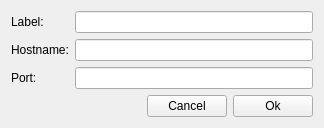
<?xml version="1.0" encoding="UTF-8"?>
<ui version="4.0">
 <class>CreateConnectionWidget</class>
 <widget class="QWidget" name="CreateConnectionWidget">
  <property name="geometry">
   <rect>
    <x>0</x>
    <y>0</y>
    <width>324</width>
    <height>125</height>
   </rect>
  </property>
  <property name="windowTitle">
   <string>Create Connection</string>
  </property>
  <layout class="QVBoxLayout" name="verticalLayout">
   <item>
    <layout class="QGridLayout" name="gridLayout">
     <item row="0" column="0">
      <widget class="QLabel" name="label_3">
       <property name="text">
        <string>Label:</string>
       </property>
      </widget>
     </item>
     <item row="0" column="1">
      <widget class="QLineEdit" name="labelLineEdit"/>
     </item>
     <item row="1" column="0">
      <widget class="QLabel" name="label">
       <property name="text">
        <string>Hostname:</string>
       </property>
      </widget>
     </item>
     <item row="1" column="1">
      <widget class="QLineEdit" name="hostnameLineEdit"/>
     </item>
     <item row="2" column="0">
      <widget class="QLabel" name="label_2">
       <property name="text">
        <string>Port:</string>
       </property>
      </widget>
     </item>
     <item row="2" column="1">
      <widget class="QLineEdit" name="portLineEdit"/>
     </item>
    </layout>
   </item>
   <item>
    <spacer name="verticalSpacer">
     <property name="orientation">
      <enum>Qt::Vertical</enum>
     </property>
     <property name="sizeHint" stdset="0">
      <size>
       <width>20</width>
       <height>67</height>
      </size>
     </property>
    </spacer>
   </item>
   <item>
    <layout class="QHBoxLayout" name="horizontalLayout_2">
     <item>
      <spacer name="horizontalSpacer">
       <property name="orientation">
        <enum>Qt::Horizontal</enum>
       </property>
       <property name="sizeHint" stdset="0">
        <size>
         <width>40</width>
         <height>20</height>
        </size>
       </property>
      </spacer>
     </item>
     <item>
      <layout class="QHBoxLayout" name="horizontalLayout">
       <item>
        <widget class="QPushButton" name="cancelPushButton">
         <property name="text">
          <string>Cancel</string>
         </property>
        </widget>
       </item>
       <item>
        <widget class="QPushButton" name="okPushButton">
         <property name="text">
          <string>Ok</string>
         </property>
        </widget>
       </item>
      </layout>
     </item>
    </layout>
   </item>
  </layout>
 </widget>
 <tabstops>
  <tabstop>labelLineEdit</tabstop>
  <tabstop>hostnameLineEdit</tabstop>
  <tabstop>portLineEdit</tabstop>
  <tabstop>okPushButton</tabstop>
  <tabstop>cancelPushButton</tabstop>
 </tabstops>
 <resources/>
 <connections/>
</ui>
